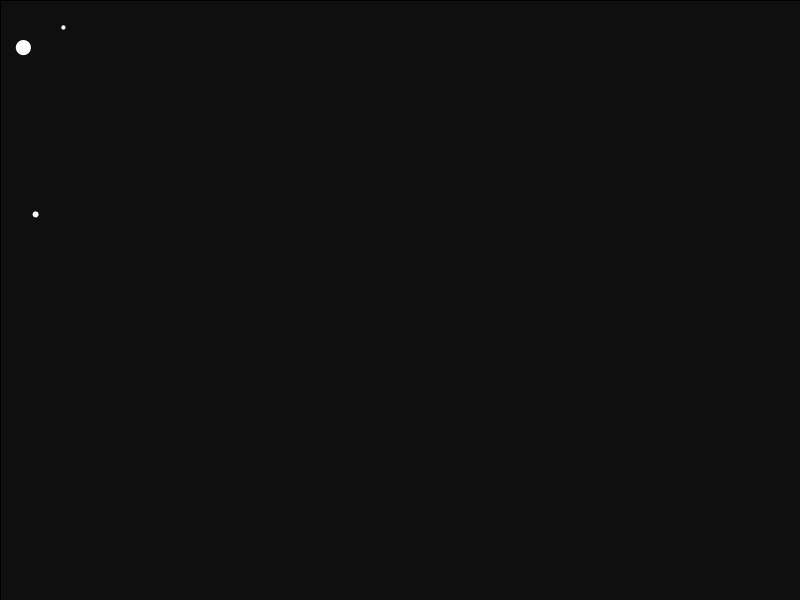
Frame 1 (no input)
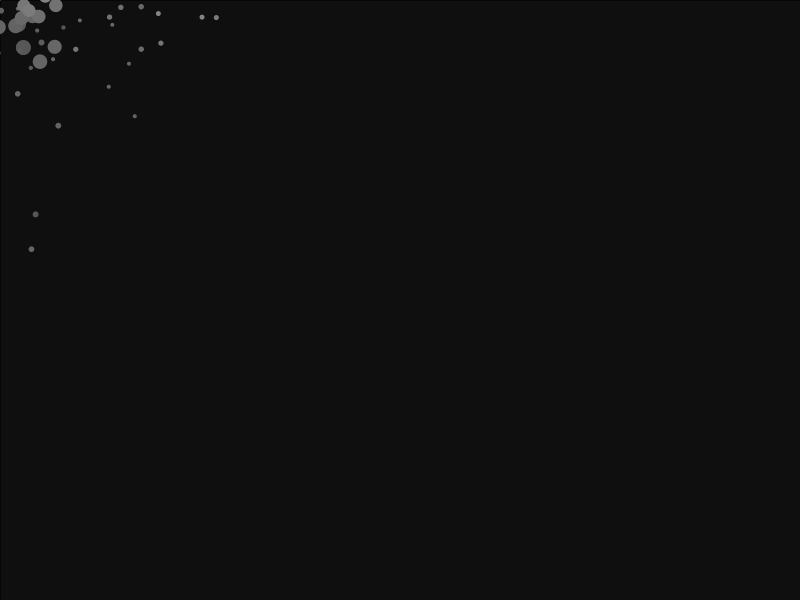
Frame 60 (the mouse pressed at the canvas centre just before this capture)
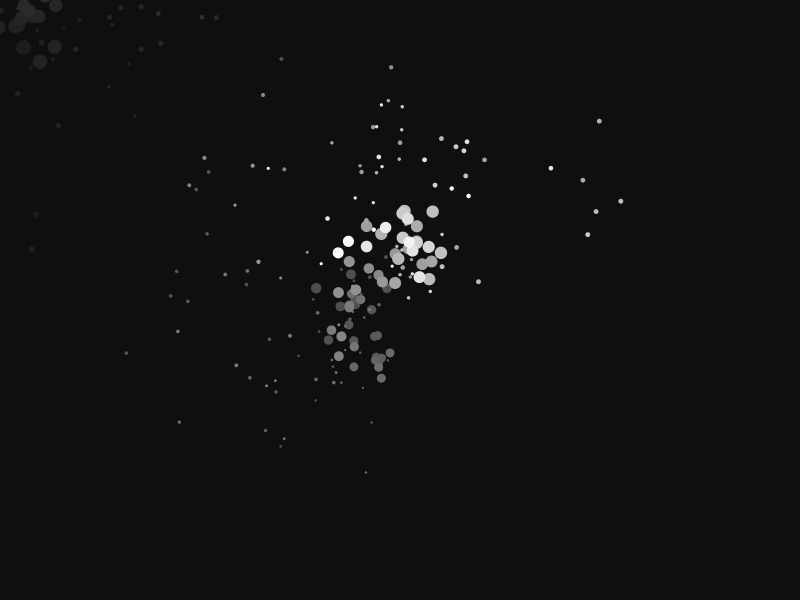
Frame 120 (the mouse held since frame 60 and released just before this capture)

The Processing sketch that drew these frames (run headless with seeded random() and noise(); from frame 60 on, the mouse is pressed at the canvas centre):

// Processing sketch: processing_45870
// ── processing_45870.pde

// PARTÍCULAS 1

//VARIABLES
float angulo;
float tamano;
float ruido= 0.00928;
float variacion;



//SETUP
void setup() {
   size(800,600);
   smooth();
   noCursor();
   background (15,15,15);
}

//DIBUJO

void draw () {
  
  fill(15,15,15, random (10));
  rect(0,0, width, height);
  
  translate (mouseX, mouseY);  
  rotate(radians (angulo));
  
  variacion+= ruido;
  tamano = noise (variacion)*50;
  angulo = noise (variacion)*1260;
  
//if ( mousePressed) {
   
   
    fill (255);
    noStroke();
    ellipseMode(CENTER);
    ellipse (random(90) , random(50) , tamano/2, tamano/2);
    
    
    fill (255);
    noStroke();
    ellipseMode(CENTER);
    ellipse (random(150) , random(250) , tamano/5, tamano/5);
    
    
    fill (255);
    noStroke();
    ellipseMode(CENTER);
    ellipse (random(200) , random(60) , tamano/7, tamano/7);
      
    angulo++;     
 
// } 
}



                                                
